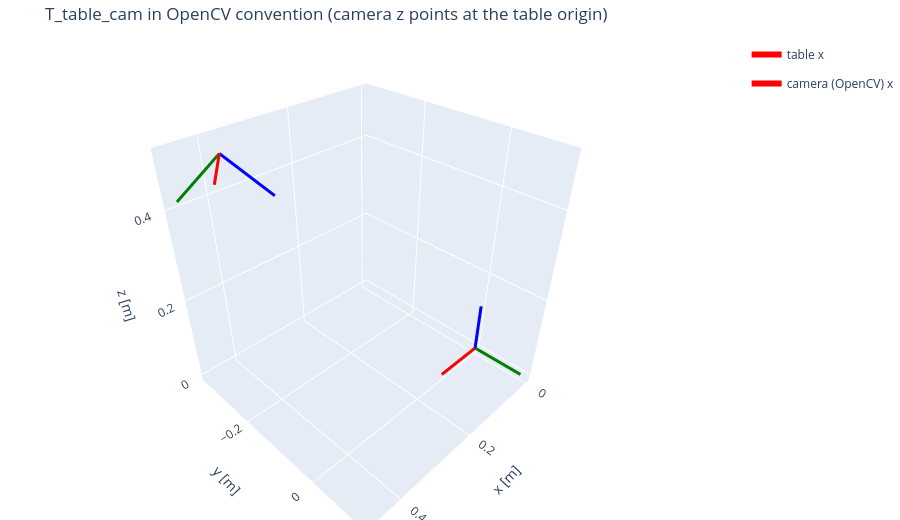

Notebook code cell kept with this figure:
### Markdown cell above
## Frame conventions
A camera 0.5 m above the table looking at the table origin, in OpenCV convention (+z forward, +y down) and the MuJoCo equivalent (-z forward, +y up). Same origin; only the local axes differ.

### Code cell
import numpy as np

from hurobo.utils.transforms import (
    compose_transforms,
    cv_camera_pose_to_mujoco,
    invert_transform,
    look_at_origin_pose,
)
from hurobo.utils.viewer import frames_figure

T_table_cam_cv = look_at_origin_pose(np.array([0.4, -0.3, 0.5]))  # OpenCV axes: z forward, y down
T_table_cam_mj = cv_camera_pose_to_mujoco(T_table_cam_cv)

frames_figure(
    {"table": np.eye(4), "camera (OpenCV)": T_table_cam_cv},
    title="T_table_cam in OpenCV convention (camera z points at the table origin)",
).show()

# Round trip: inverting T_table_cam and composing recovers the identity.
assert np.allclose(compose_transforms(T_table_cam_cv, invert_transform(T_table_cam_cv)), np.eye(4))
print("mujoco camera z axis in table frame:", T_table_cam_mj[:3, 2].round(3), "(opposite of OpenCV z)")

### Figure 1 — Plotly figure (JSON) as saved in the notebook; plotly's stock layout.template omitted (floating-point values rounded to 4 significant figures)
{"data": [{"legendgroup": "table", "line": {"color": "red", "width": 6}, "mode": "lines", "name": "table x", "showlegend": true, "type": "scatter3d", "x": [0.0, 0.12], "y": [0.0, 0.0], "z": [0.0, 0.0]}, {"legendgroup": "table", "line": {"color": "green", "width": 6}, "mode": "lines", "name": "table y", "showlegend": false, "type": "scatter3d", "x": [0.0, 0.0], "y": [0.0, 0.12], "z": [0.0, 0.0]}, {"legendgroup": "table", "line": {"color": "blue", "width": 6}, "mode": "lines", "name": "table z", "showlegend": false, "type": "scatter3d", "x": [0.0, 0.0], "y": [0.0, 0.0], "z": [0.0, 0.12]}, {"legendgroup": "camera (OpenCV)", "line": {"color": "red", "width": 6}, "mode": "lines", "name": "camera (OpenCV) x", "showlegend": true, "type": "scatter3d", "x": [0.4, 0.472], "y": [-0.3, -0.204], "z": [0.5, 0.5]}, {"legendgroup": "camera (OpenCV)", "line": {"color": "green", "width": 6}, "mode": "lines", "name": "camera (OpenCV) y", "showlegend": false, "type": "scatter3d", "x": [0.4, 0.4679], "y": [-0.3, -0.3509], "z": [0.5, 0.4151]}, {"legendgroup": "camera (OpenCV)", "line": {"color": "blue", "width": 6}, "mode": "lines", "name": "camera (OpenCV) z", "showlegend": false, "type": "scatter3d", "x": [0.4, 0.3321], "y": [-0.3, -0.2491], "z": [0.5, 0.4151]}], "layout": {"height": 520, "margin": {"b": 0, "l": 0, "r": 0, "t": 40}, "scene": {"aspectmode": "data", "camera": {"up": {"x": 0, "y": 0, "z": 1}}, "xaxis": {"title": {"text": "x [m]"}}, "yaxis": {"title": {"text": "y [m]"}}, "zaxis": {"title": {"text": "z [m]"}}}, "title": {"text": "T_table_cam in OpenCV convention (camera z points at the table origin)"}}}
